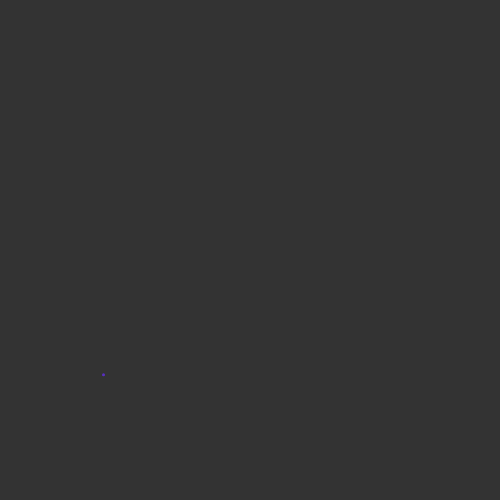
Frame 1 (no input)
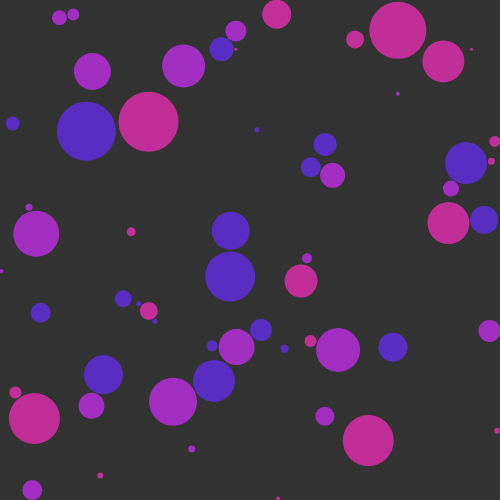
Frame 60 (no input)
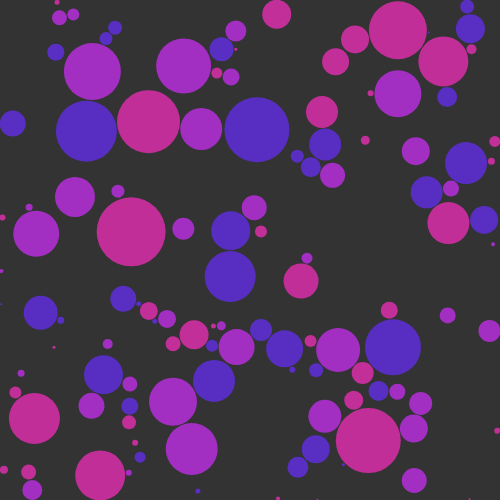
Frame 120 (the mouse pressed at the canvas centre since frame 60)

The p5.js sketch that drew these frames (run headless with seeded random() and noise() and a simulated clock; from frame 60 on, the mouse is pressed at the canvas centre):

// p5.js sketch
// ── sketch.js
let circles = [];
let maxRadius = 50;
let growthSpeedSlider;

let baseHue;
let harmonyOffsets = [0, 30, 60];

function setup() {
  createCanvas(500, 500);
  colorMode(HSB, 360, 100, 100, 100);
  background(20);

  growthSpeedSlider = createSlider(0.1, 3, 0.5, 0.1);
  growthSpeedSlider.position(10, height + 10);
  growthSpeedSlider.style('width', '200px');

  baseHue = random(360);
}

function draw() {
  background(20);

  let growthSpeed = growthSpeedSlider.value();

  
  let attempts = 0;
  let maxAttempts = 500;
  while (attempts < maxAttempts) {
    let newCircle = createCircle();
    if (newCircle) {
      circles.push(newCircle);
      break;
    } else {
      attempts++;
    }
  }

  for (let c of circles) {
    if (c.growing) {
      if (c.edges()) {
        c.growing = false;
      } else {
        for (let other of circles) {
          if (c !== other) {
            let d = dist(c.x, c.y, other.x, other.y);
            if (d - 1 < c.r + other.r) {
              c.growing = false;
              break;
            }
          }
        }
      }
    }
    c.grow(growthSpeed);
    c.show();
  }


  noStroke();
  fill(255);
  textSize(14);
  text('Growth speed: ' + growthSpeed.toFixed(1), growthSpeedSlider.x * 1.5 + growthSpeedSlider.width, height + 25);
}

function createCircle() {
  let x = random(width);
  let y = random(height);
  for (let c of circles) {
    let d = dist(x, y, c.x, c.y);
    if (d < c.r + 2) {
      return null;
    }
  }
  let hueIndex = circles.length % harmonyOffsets.length;
  let hue = (baseHue + harmonyOffsets[hueIndex]) % 360;
  return new Circle(x, y, hue);
}

class Circle {
  constructor(x, y, hue) {
    this.x = x;
    this.y = y;
    this.r = 1;
    this.growing = true;
    this.hue = hue;
  }

  grow(speed) {
    if (this.growing && this.r < maxRadius) {
      this.r += speed;
    }
  }

  edges() {
    return (
      this.x + this.r >= width ||
      this.x - this.r <= 0 ||
      this.y + this.r >= height ||
      this.y - this.r <= 0
    );
  }

  show() {
    noStroke();
    fill(this.hue, 80, 90, 80);
    circle(this.x, this.y, this.r * 2);
  }
}
